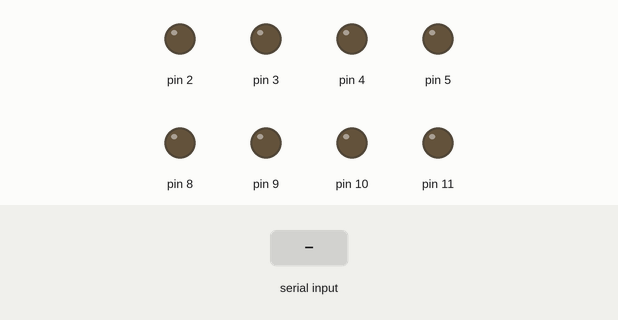
Recording of a sketch running on a simulated Arduino Uno, built with avr-gcc and run on an emulated ATmega328P. Parts: output pins drawn as LEDs (lit = HIGH). The test bench sets the inputs (shaded band).

Above: at 1.2 s.
1.3 s: byte 30 received over Serial
At 2.4 s:
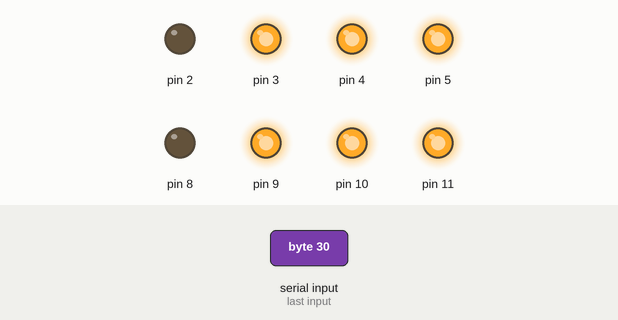
3.0 s: byte 90 received over Serial
At 3.7 s:
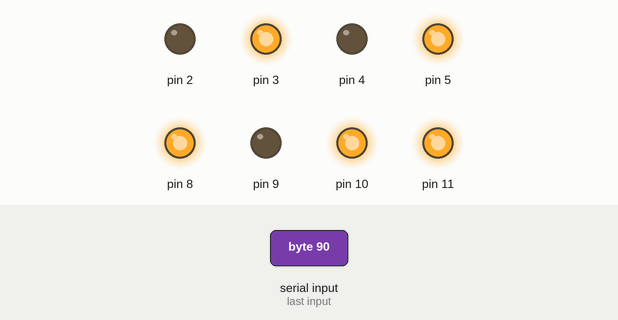
4.7 s: byte 120 received over Serial
At 6.1 s:
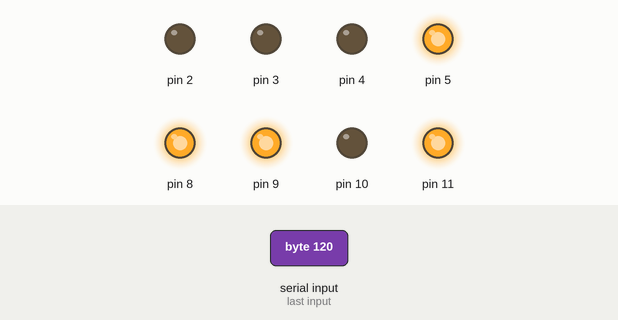
6.4 s: byte 30 received over Serial
At 7.5 s:
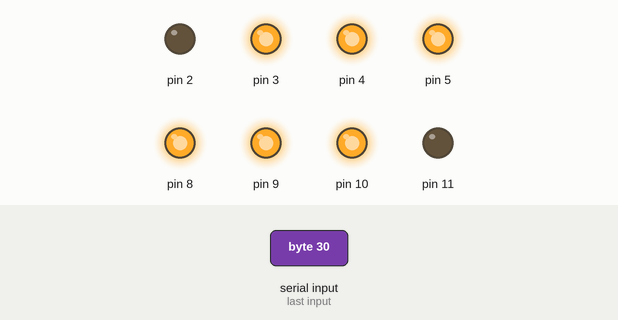
8.1 s: byte 90 received over Serial
At 8.8 s:
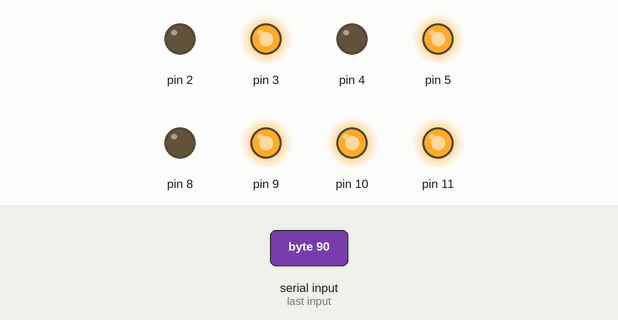
9.8 s: byte 120 received over Serial
At 11.3 s:
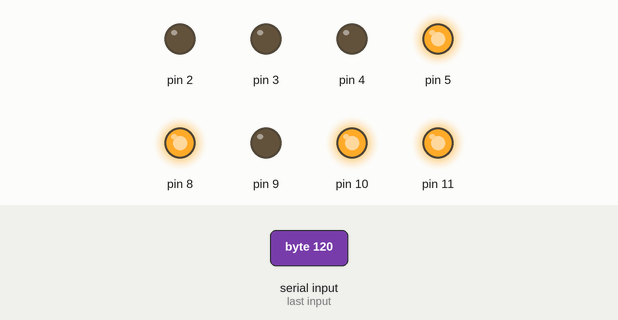
Timing chart, 0 to 12.5 s (numbered marks = the images above; inputs shaded):
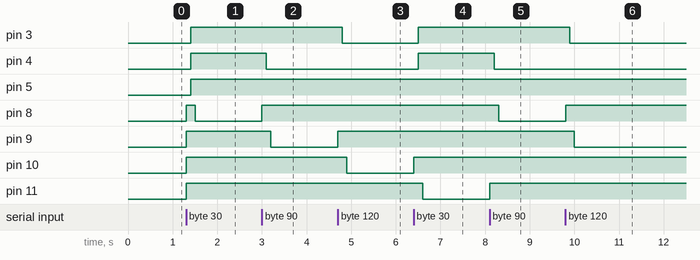

Measured:
- after the input at 1.3 s, pin 3–5: LOW → HIGH after 0.10 s; pin 8: LOW → HIGH at once, → LOW 0.20 s later; pin 9–11: LOW → HIGH at once
- after the input at 3.0 s, pin 4: HIGH → LOW after 0.10 s; pin 8: LOW → HIGH at once; pin 9: HIGH → LOW after 0.20 s
- after the input at 4.7 s, pin 3: HIGH → LOW after 0.10 s; pin 9: LOW → HIGH at once; pin 10: HIGH → LOW after 0.20 s
- after the input at 6.4 s, pin 3, pin 4: LOW → HIGH after 0.10 s; pin 10: LOW → HIGH at once; pin 11: HIGH → LOW after 0.20 s
- after the input at 8.1 s, pin 4: HIGH → LOW after 0.10 s; pin 8: HIGH → LOW after 0.20 s; pin 11: LOW → HIGH at once
- after the input at 9.8 s, pin 3: HIGH → LOW after 0.10 s; pin 8: LOW → HIGH at once; pin 9: HIGH → LOW after 0.20 s

The sketch:

CD4511_2.0_.ino
```cpp
void setup()
{
  pinMode(2, OUTPUT);
  pinMode(3, OUTPUT);
  pinMode(4, OUTPUT);
  pinMode(5, OUTPUT);
  pinMode(8, OUTPUT);
  pinMode(9, OUTPUT);
  pinMode(10, OUTPUT);
  pinMode(11, OUTPUT);
  Serial.begin(9600);
}

byte income;
int number=0;
void loop()
{
  if(Serial.available()>0){
    income=Serial.read();
    digitalWrite(8,HIGH);
    digitalWrite(9,HIGH);
    digitalWrite(10,HIGH);
    digitalWrite(11,HIGH);
    delay(100);
    if(income&1==1) digitalWrite(2, HIGH);
    else digitalWrite(2, LOW);
    if(income>>1&1==1) digitalWrite(3, HIGH);
    else digitalWrite(3, LOW);
    if(income>>2&1==1) digitalWrite(4, HIGH);
    else digitalWrite(4, LOW);
    if(income>>3&1==1) digitalWrite(5, HIGH);
    else digitalWrite(5, LOW);
    delay(100);
    digitalWrite(number+8,LOW);
    delay(1000);
    number++;
    number=number%4;
  }
}
```
